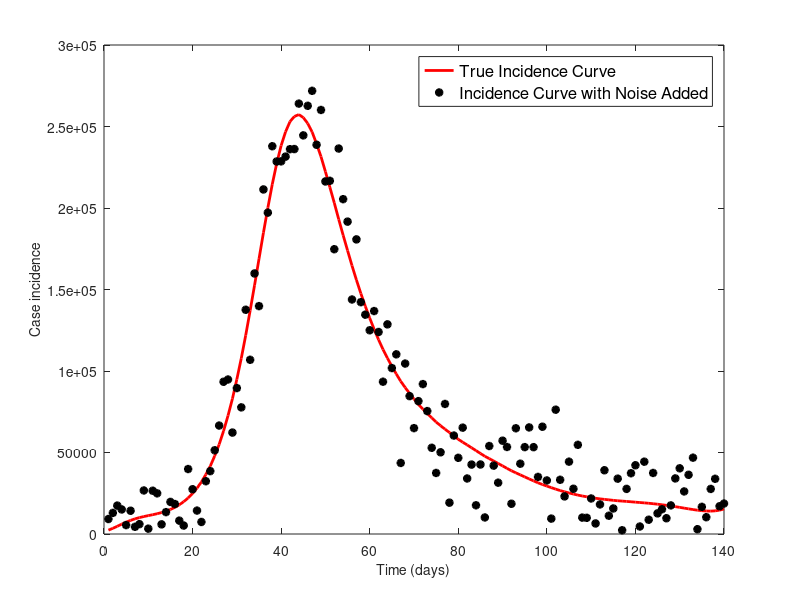
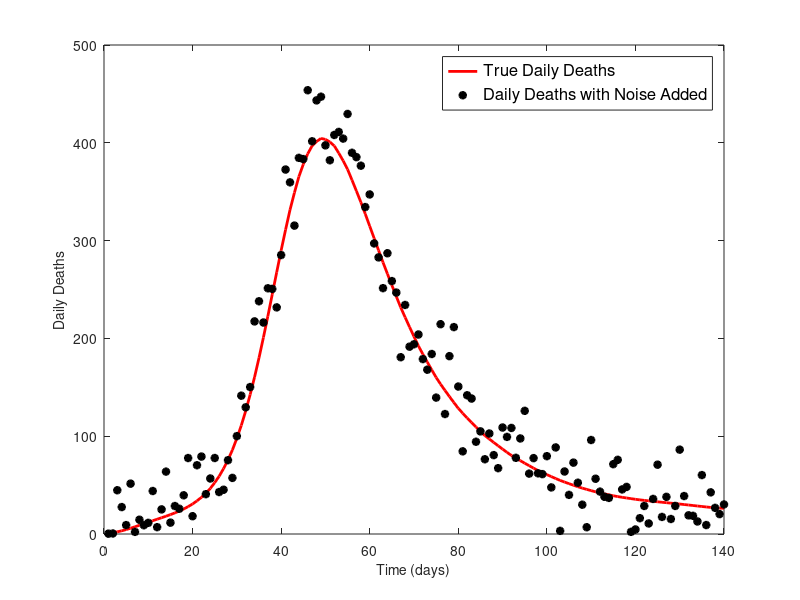
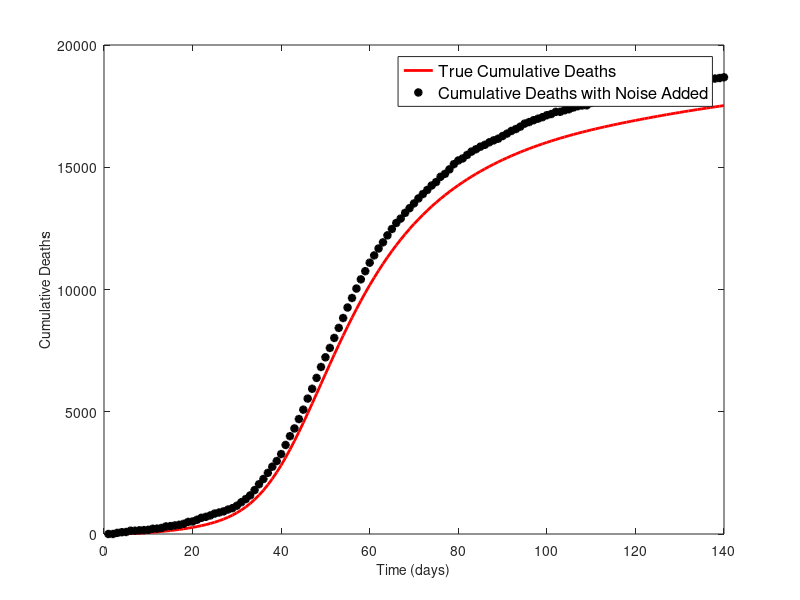
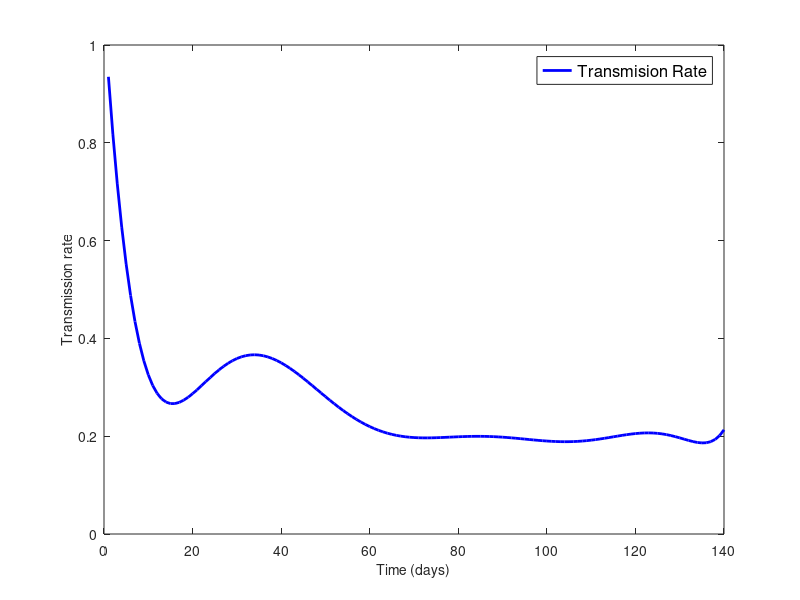

These figures' MATLAB source, in order: (Note: this script raises an error after producing the figures.)
function svird_forward_DI_new

close all 
clear all
clc  
format long 
warning('off','all')

global N alpha p gammasd gammasr gammavr gammavd delta1 delta2 m theta a b

a = 1;
b = 140;
m = 10;
tdata = a:1:b;

alpha = .8;
% .8
gammavd = 0.005/12.7/18.5;   
gammasd = 0.005/18.5;
gammasr = (1-0.005)/10;
gammavr = (1-0.005/12.7)/10;
p = 0.00086;

delta1 = 1/90;
% 90
delta2 = 0;
% 0

% Total population of the region

N = 10799566; % GA population

%%%%%%%%%%%%%%%%%%%%%%%%%%%%%%%%%%%%%%%%%%
theta(1)=0.26; theta(2)=-0.13; theta(3)=0.093; theta(4)=-0.036; theta(5)=0.05;
theta(6)=-0.12; theta(7)=0.14; theta(8)=-0.098; theta(9)=0.031; theta(10)=0.023;

% Y0(1) = (N - 3942002 - 3580 - (1139396-21486))/N;
Y0(1) = N - 3942002 - 3580;
Y0(2) = 3942002;

Y0(3) = 3580 - 731;
Y0(4) = 731;
Y0(5) = 0;
Y0(6) = 0;

[~,Y] = ode23s(@(t,y) svird(t,y),tdata,Y0);

Idata_clean = beta(tdata)'.*Y(:,1).*(Y(:,3)+Y(:,4))./(N - Y(:,5)) +...
    (1-alpha)*beta(tdata)'.*Y(:,2).*(Y(:,3)+Y(:,4))./(N - Y(:,5));

Ddata_clean = gammasd.*Y(:,3) + gammavd.*Y(:,4);

%%%%%%%%%%%%%%%%%% GENERATE ACTUAL INCIDENCE %%%%%%%%%%%%%%%%%%%%%%%%%%%%%%%%

    Idata = Idata_clean;
    Ddata = Ddata_clean;
    for i = 1:length(tdata)
    Idata(i) = Idata_clean(i) + normrnd(0,20000);
    Ddata(i) = Ddata_clean(i) + normrnd(0,30);
    if Idata(i) < 0
       Idata(i) = Idata_clean(i) + unifrnd(-Idata_clean(i),Idata_clean(i));
    end 
    if Ddata(i) < 0
       Ddata(i) = Ddata_clean(i) + unifrnd(-Ddata_clean(i),Ddata_clean(i));
    end 
    end 
    
    D = cumsum(Ddata) + Y0(6);
    D_clean = cumsum(Ddata_clean) + Y0(6);
    
    %%%%%%%%%%%%%%%%%%%%%%%%%%%% Generate Plots %%%%%%%%%%%%%%%%%%%%%%%%%%%%%%%%%
figure1 = figure; 
axes2 = axes('Parent',figure1,... 
    'AmbientLightColor',[0.941176470588235 0.941176470588235 0.941176470588235]);
box(axes2,'on');
hold(axes2,'all');

line1 = plot(tdata,Idata_clean,'r');
set(line1,'Linewidth',2)
hold on

line2 = plot(tdata,Idata,'*k');
set(line2,'LineWidth',2)

legend([line1(1) line2(1)],{'True Incidence Curve', 'Incidence Curve with Noise Added'},'FontSize',12,'Location','best');

xlabel('\fontsize{14}Time (days)');
ylabel('\fontsize{14}Case incidence')

figure(figure1)

figure4 = figure; 
axes2 = axes('Parent',figure4,... 
    'AmbientLightColor',[0.941176470588235 0.941176470588235 0.941176470588235]);
box(axes2,'on');
hold(axes2,'all');

line11 = plot(tdata,Ddata_clean,'r');
set(line11,'Linewidth',2)
hold on

line22 = plot(tdata,Ddata,'*k');
set(line22,'LineWidth',2)

legend([line11(1) line22(1)],{'True Daily Deaths', 'Daily Deaths with Noise Added'},'FontSize',12,'Location','best');

xlabel('\fontsize{14}Time (days)');
ylabel('\fontsize{14}Daily Deaths')

figure(figure4)

figure5 = figure; 
axes2 = axes('Parent',figure5,... 
    'AmbientLightColor',[0.941176470588235 0.941176470588235 0.941176470588235]);
box(axes2,'on');
hold(axes2,'all');

line111 = plot(tdata,D_clean,'r');
set(line111,'Linewidth',2)
hold on

line222 = plot(tdata,D,'*k');
set(line222,'LineWidth',2)

legend([line111(1) line222(1)],{'True Cumulative Deaths', 'Cumulative Deaths with Noise Added'},'FontSize',12,'Location','best');

xlabel('\fontsize{14}Time (days)');
ylabel('\fontsize{14}Cumulative Deaths')

figure(figure5)

figure2 = figure; 
axes2 = axes('Parent',figure2,... 
    'AmbientLightColor',[0.941176470588235 0.941176470588235 0.941176470588235]);
box(axes2,'on');
hold(axes2,'all');

line3 = plot(tdata,beta(tdata),'b');
set(line3,'Linewidth',2)

legend(line3(1),{'Transmision Rate'},'FontSize',12,'Location','best');

xlabel('\fontsize{14}Time (days)');
ylabel('\fontsize{14}Transmission rate')

figure(figure2)

figure3 = figure;
subplot(3,2,1)
line77 = plot(tdata,Y(:,1), '-g');
legend(line77(1),{'Reconstructed S(t)'},'FontSize',14,'Location','best');
xlabel('\fontsize{14}Time (days)');
ylabel('\fontsize{14} S(t)')
% hold on 
subplot(3,2,2)
line78 = plot(tdata,Y(:,2), 'Color', [0.6350, 0.0780, 0.1840]);
legend(line78(1),{'Reconstructed V(t)'},'FontSize',14,'Location','best');
xlabel('\fontsize{14}Time (days)');
ylabel('\fontsize{14} V(t)')
% hold on 
subplot(3,2,3)
line79 = plot(tdata,Y(:,3), '-m');
legend(line79(1),{'Reconstructed I_s(t)'},'FontSize',14,'Location','best');
xlabel('\fontsize{14}Time (days)');
ylabel('\fontsize{14} I_s(t)')
% hold on 
subplot(3,2,4)
line76 = plot(tdata,Y(:,4), '-c');
legend(line76(1),{'Reconstructed I_v(t)'},'FontSize',14,'Location','best');
xlabel('\fontsize{14}Time (days)');
ylabel('\fontsize{14} I_v(t)')
% hold on 
subplot(3,2,5)
line767 = plot(tdata,Y(:,5), '-r');
legend(line767(1),{'Reconstructed R(t)'},'FontSize',14,'Location','best');
xlabel('\fontsize{14}Time (days)');
ylabel('\fontsize{14} R(t)')
figure(figure3)

SynthDI1R = [tdata' Idata Ddata D];
writematrix(SynthDI1R,'SynthDI1R.txt','Delimiter','tab')
%writematrix(SynthDI1R)

end 

% FUNCTION DEFINITIONS

function dydt = svird(t,y)
global N alpha p gammasd gammasr gammavr gammavd delta1 delta2
dydt = zeros(6,1);
dydt(1) = -beta(t).*y(1).*(y(3)+y(4))./(N - y(6)) - p.*y(1) + delta1*y(5) + delta2*y(2);
dydt(2) = p.*y(1) - (1-alpha)*beta(t).*y(2).*(y(3)+y(4))./(N - y(6)) - delta2*y(2);
dydt(3) = beta(t).*y(1).*(y(3)+y(4))./(N - y(6)) - (gammasr + gammasd)*y(3);
dydt(4) = (1-alpha).*beta(t).*y(2).*(y(3)+y(4))./(N - y(6)) - (gammavr + gammavd)*y(4);
dydt(5) = gammasr.*y(3) + gammavr.*y(4) - delta1*y(5);
dydt(6) = gammasd.*y(3) + gammavd.*y(4);
end

%%%%%%%%%%%%%%%%%%%%%%%%%%%%%%%%%%%%%%%%%%%%%%%%%%%%%%%%%%%%%%%%%%%%%%%%%%%%%%%%%
function yy = beta(t) 
global m theta
       yy = 0;
   for j = 1:m
       yy = yy + theta(j).*leg(j-1,t);
   end
end

%%%%%%%%%%%%%%%%%%%%%%%%%%%%%%%%%%%%%%%%%%%%%%%%%%%%%%%%%%%%%%%%%%%%%%%%%%%%%%%%%%
function P = leg(j,t)
global a b
x = (2.*t - a - b)./(b - a);

if j == 0
   P1 = 1; P = P1; 
elseif j == 1 
   P2 = x; P = P2; 
else   
   P1 = 1; P2 = x; 
       for k = 2:j
           P3 = ((2*(k-1)+1).*x.*P2 - (k-1).*P1)./k;
           P1 = P2; P2 = P3;   
       end
           P = P3;
end
end


